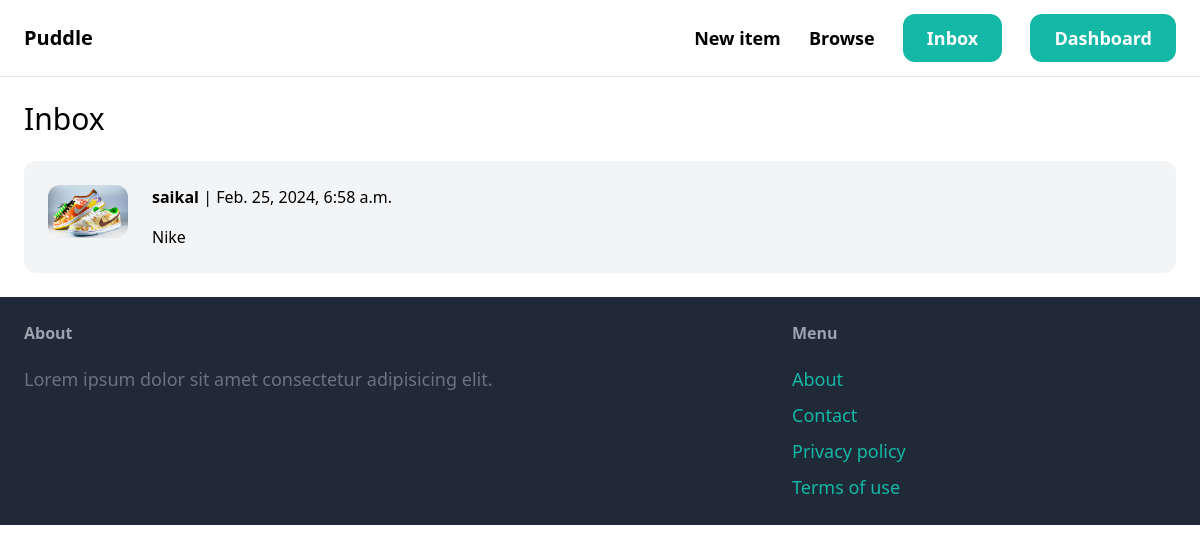
The page /inbox/ (signed in) on the database its author committed.
### conversation/models.py (models this page shows)
class Conversation(models.Model):
    item = models.ForeignKey(Items, related_name='conversations', on_delete=models.CASCADE)
    members = models.ManyToManyField(User, related_name='conversations')
    created_at = models.DateTimeField(auto_now_add=True)
    modified_at = models.DateTimeField(auto_now=True)
    class Meta:
        ordering = ('-modified_at',)

### item/models.py (models this page shows, shortened)
class Items(models.Model):
    category = models.ForeignKey(Category, related_name = 'items', on_delete = models.CASCADE)
    name = models.CharField(max_length = 255)
    description = models.TextField(blank=True, null=True)
    price = models.FloatField()
    image = models.ImageField(upload_to='item_images', blank=True, null=True)
    is_sold = models.BooleanField(default=False)
    created_by = models.ForeignKey(User, related_name = 'items', on_delete=models.CASCADE)
    created_at = models.DateTimeField(auto_now_add=True)
    class Meta:
        ordering = ('name',)
        verbose_name_plural = 'Items'

### conversation/views.py (the view)
# urls.py: path('', views.inbox, name = 'inbox' ),
@login_required
def inbox(request):
    conversations = Conversation.objects.filter(members__in=[request.user.id])
    return render(request, 'conversation/inbox.html', {
        'conversations': conversations
    })

### conversation/templates/conversation/inbox.html (shortened to what this page needs)
{% extends 'core/base.html' %}
{% block content %}
<h1 class="mb-6 text-3xl">Inbox</h1>
<div class="space-y-6">
    {% for conversation in conversations %}
        <a href="{% url 'conversation:detail' conversation.id %}">
            <div class="p-6 flex bg-gray-100 rounded-xl">
                <div class="pr-6">
                    <img src="{{ conversation.item.image.url }}" class="w-20 rounded-xl">
                </div>
                <div>
                    {% for member in conversation.members.all %}
                        {% if member != request.user %}
                            <p class="mb-4"><strong>{{ member.username }}</strong> | {{ conversation.modified_at }}</p>
                            <p>{{ conversation.item.name }}</p>
                        {% endif %}
                    {% endfor %}
                </div>
            </div>
        </a>
    {% endfor %}
</div>
{% endblock %}

### rows shown on the page
Conversation: item.image (picture), modified_at "Feb. 25, 2024, 6:58 a.m.", item.name "Nike"

### other values the page prints
{{ member.username }} "saikal"
